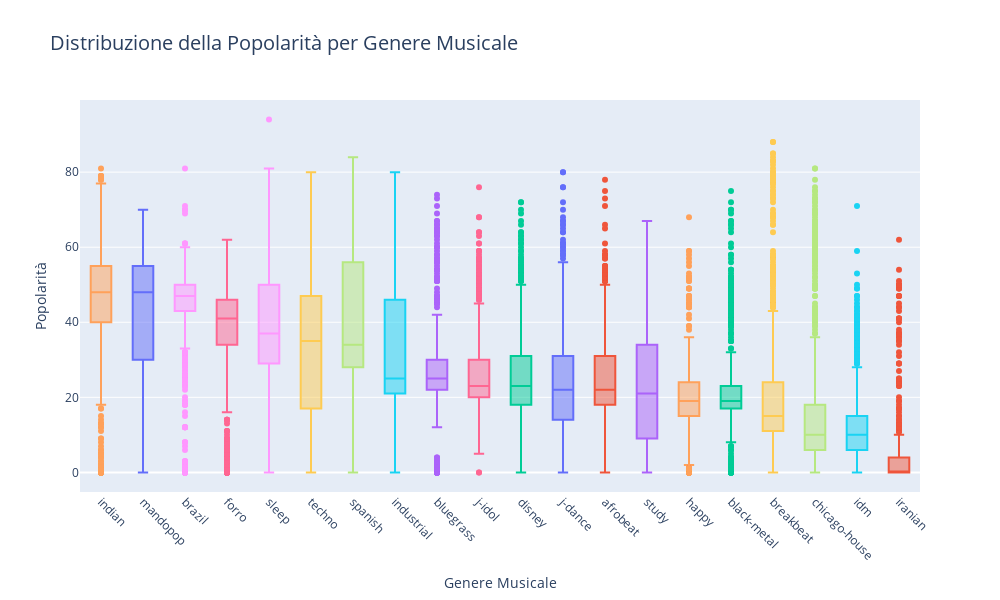

Here is the notebook cell this chart was saved with:
### Code cell
# Calcola la mediana della popolarità per ogni genere
median_popularity_by_genre = df.groupby('genre')['popularity'].median().reset_index()

# Ordina i generi in base alla mediana della popolarità
median_popularity_by_genre = median_popularity_by_genre.sort_values(by='popularity', ascending=False)

# Crea un ordine per i generi basato sulla mediana
ordered_genres = median_popularity_by_genre['genre']

# Imposta l'ordine dei generi nel DataFrame originale
df['genre'] = pd.Categorical(df['genre'], categories=ordered_genres, ordered=True)

# Crea il box plot con Plotly
fig = px.box(df, x='genre', y='popularity', color='genre', title='Distribuzione della Popolarità per Genere Musicale')

# Personalizza il layout per rendere la figura più grande
fig.update_layout(
    width=1000,  # Larghezza della figura
    height=600,  # Altezza della figura
    xaxis_title='Genere Musicale',
    yaxis_title='Popolarità',
    title_font_size=20,
    showlegend=False,
    xaxis=dict(
        categoryorder='array',
        categoryarray=ordered_genres
    )
)

# Ruota le etichette dei generi per una migliore leggibilità
fig.update_xaxes(tickangle=45)

# Mostra il grafico
fig.show()

### Figure 1 — Plotly figure (JSON) as saved in the notebook; plotly's stock layout.template omitted (floating-point values rounded to 4 significant figures; data arrays with more than 128 entries replaced by an {"elided": "..."} marker saying what was removed)
{"data": [{"alignmentgroup": "True", "hovertemplate": "genre=%{x}<br>popularity=%{y}<extra></extra>", "legendgroup": "j-dance", "marker": {"color": "#636efa"}, "name": "j-dance", "notched": false, "offsetgroup": "j-dance", "orientation": "v", "showlegend": true, "type": "box", "x": {"elided": "750 str values"}, "x0": " ", "xaxis": "x", "y": {"elided": "750 int values"}, "y0": " ", "yaxis": "y"}, {"alignmentgroup": "True", "hovertemplate": "genre=%{x}<br>popularity=%{y}<extra></extra>", "legendgroup": "iranian", "marker": {"color": "#EF553B"}, "name": "iranian", "notched": false, "offsetgroup": "iranian", "orientation": "v", "showlegend": true, "type": "box", "x": {"elided": "750 str values"}, "x0": " ", "xaxis": "x", "y": {"elided": "750 int values"}, "y0": " ", "yaxis": "y"}, {"alignmentgroup": "True", "hovertemplate": "genre=%{x}<br>popularity=%{y}<extra></extra>", "legendgroup": "black-metal", "marker": {"color": "#00cc96"}, "name": "black-metal", "notched": false, "offsetgroup": "black-metal", "orientation": "v", "showlegend": true, "type": "box", "x": {"elided": "750 str values"}, "x0": " ", "xaxis": "x", "y": {"elided": "750 int values"}, "y0": " ", "yaxis": "y"}, {"alignmentgroup": "True", "hovertemplate": "genre=%{x}<br>popularity=%{y}<extra></extra>", "legendgroup": "bluegrass", "marker": {"color": "#ab63fa"}, "name": "bluegrass", "notched": false, "offsetgroup": "bluegrass", "orientation": "v", "showlegend": true, "type": "box", "x": {"elided": "750 str values"}, "x0": " ", "xaxis": "x", "y": {"elided": "750 int values"}, "y0": " ", "yaxis": "y"}, {"alignmentgroup": "True", "hovertemplate": "genre=%{x}<br>popularity=%{y}<extra></extra>", "legendgroup": "happy", "marker": {"color": "#FFA15A"}, "name": "happy", "notched": false, "offsetgroup": "happy", "orientation": "v", "showlegend": true, "type": "box", "x": {"elided": "750 str values"}, "x0": " ", "xaxis": "x", "y": {"elided": "750 int values"}, "y0": " ", "yaxis": "y"}, {"alignmentgroup": "True", "hovertemplate": "genre=%{x}<br>popularity=%{y}<extra></extra>", "legendgroup": "industrial", "marker": {"color": "#19d3f3"}, "name": "industrial", "notched": false, "offsetgroup": "industrial", "orientation": "v", "showlegend": true, "type": "box", "x": {"elided": "750 str values"}, "x0": " ", "xaxis": "x", "y": {"elided": "750 int values"}, "y0": " ", "yaxis": "y"}, {"alignmentgroup": "True", "hovertemplate": "genre=%{x}<br>popularity=%{y}<extra></extra>", "legendgroup": "j-idol", "marker": {"color": "#FF6692"}, "name": "j-idol", "notched": false, "offsetgroup": "j-idol", "orientation": "v", "showlegend": true, "type": "box", "x": {"elided": "750 str values"}, "x0": " ", "xaxis": "x", "y": {"elided": "750 int values"}, "y0": " ", "yaxis": "y"}, {"alignmentgroup": "True", "hovertemplate": "genre=%{x}<br>popularity=%{y}<extra></extra>", "legendgroup": "spanish", "marker": {"color": "#B6E880"}, "name": "spanish", "notched": false, "offsetgroup": "spanish", "orientation": "v", "showlegend": true, "type": "box", "x": {"elided": "750 str values"}, "x0": " ", "xaxis": "x", "y": {"elided": "750 int values"}, "y0": " ", "yaxis": "y"}, {"alignmentgroup": "True", "hovertemplate": "genre=%{x}<br>popularity=%{y}<extra></extra>", "legendgroup": "sleep", "marker": {"color": "#FF97FF"}, "name": "sleep", "notched": false, "offsetgroup": "sleep", "orientation": "v", "showlegend": true, "type": "box", "x": {"elided": "750 str values"}, "x0": " ", "xaxis": "x", "y": {"elided": "750 int values"}, "y0": " ", "yaxis": "y"}, {"alignmentgroup": "True", "hovertemplate": "genre=%{x}<br>popularity=%{y}<extra></extra>", "legendgroup": "techno", "marker": {"color": "#FECB52"}, "name": "techno", "notched": false, "offsetgroup": "techno", "orientation": "v", "showlegend": true, "type": "box", "x": {"elided": "750 str values"}, "x0": " ", "xaxis": "x", "y": {"elided": "750 int values"}, "y0": " ", "yaxis": "y"}, {"alignmentgroup": "True", "hovertemplate": "genre=%{x}<br>popularity=%{y}<extra></extra>", "legendgroup": "mandopop", "marker": {"color": "#636efa"}, "name": "mandopop", "notched": false, "offsetgroup": "mandopop", "orientation": "v", "showlegend": true, "type": "box", "x": {"elided": "750 str values"}, "x0": " ", "xaxis": "x", "y": {"elided": "750 int values"}, "y0": " ", "yaxis": "y"}, {"alignmentgroup": "True", "hovertemplate": "genre=%{x}<br>popularity=%{y}<extra></extra>", "legendgroup": "afrobeat", "marker": {"color": "#EF553B"}, "name": "afrobeat", "notched": false, "offsetgroup": "afrobeat", "orientation": "v", "showlegend": true, "type": "box", "x": {"elided": "750 str values"}, "x0": " ", "xaxis": "x", "y": {"elided": "750 int values"}, "y0": " ", "yaxis": "y"}, {"alignmentgroup": "True", "hovertemplate": "genre=%{x}<br>popularity=%{y}<extra></extra>", "legendgroup": "disney", "marker": {"color": "#00cc96"}, "name": "disney", "notched": false, "offsetgroup": "disney", "orientation": "v", "showlegend": true, "type": "box", "x": {"elided": "750 str values"}, "x0": " ", "xaxis": "x", "y": {"elided": "750 int values"}, "y0": " ", "yaxis": "y"}, {"alignmentgroup": "True", "hovertemplate": "genre=%{x}<br>popularity=%{y}<extra></extra>", "legendgroup": "study", "marker": {"color": "#ab63fa"}, "name": "study", "notched": false, "offsetgroup": "study", "orientation": "v", "showlegend": true, "type": "box", "x": {"elided": "750 str values"}, "x0": " ", "xaxis": "x", "y": {"elided": "750 int values"}, "y0": " ", "yaxis": "y"}, {"alignmentgroup": "True", "hovertemplate": "genre=%{x}<br>popularity=%{y}<extra></extra>", "legendgroup": "indian", "marker": {"color": "#FFA15A"}, "name": "indian", "notched": false, "offsetgroup": "indian", "orientation": "v", "showlegend": true, "type": "box", "x": {"elided": "750 str values"}, "x0": " ", "xaxis": "x", "y": {"elided": "750 int values"}, "y0": " ", "yaxis": "y"}, {"alignmentgroup": "True", "hovertemplate": "genre=%{x}<br>popularity=%{y}<extra></extra>", "legendgroup": "idm", "marker": {"color": "#19d3f3"}, "name": "idm", "notched": false, "offsetgroup": "idm", "orientation": "v", "showlegend": true, "type": "box", "x": {"elided": "750 str values"}, "x0": " ", "xaxis": "x", "y": {"elided": "750 int values"}, "y0": " ", "yaxis": "y"}, {"alignmentgroup": "True", "hovertemplate": "genre=%{x}<br>popularity=%{y}<extra></extra>", "legendgroup": "forro", "marker": {"color": "#FF6692"}, "name": "forro", "notched": false, "offsetgroup": "forro", "orientation": "v", "showlegend": true, "type": "box", "x": {"elided": "750 str values"}, "x0": " ", "xaxis": "x", "y": {"elided": "750 int values"}, "y0": " ", "yaxis": "y"}, {"alignmentgroup": "True", "hovertemplate": "genre=%{x}<br>popularity=%{y}<extra></extra>", "legendgroup": "chicago-house", "marker": {"color": "#B6E880"}, "name": "chicago-house", "notched": false, "offsetgroup": "chicago-house", "orientation": "v", "showlegend": true, "type": "box", "x": {"elided": "750 str values"}, "x0": " ", "xaxis": "x", "y": {"elided": "750 int values"}, "y0": " ", "yaxis": "y"}, {"alignmentgroup": "True", "hovertemplate": "genre=%{x}<br>popularity=%{y}<extra></extra>", "legendgroup": "brazil", "marker": {"color": "#FF97FF"}, "name": "brazil", "notched": false, "offsetgroup": "brazil", "orientation": "v", "showlegend": true, "type": "box", "x": {"elided": "750 str values"}, "x0": " ", "xaxis": "x", "y": {"elided": "750 int values"}, "y0": " ", "yaxis": "y"}, {"alignmentgroup": "True", "hovertemplate": "genre=%{x}<br>popularity=%{y}<extra></extra>", "legendgroup": "breakbeat", "marker": {"color": "#FECB52"}, "name": "breakbeat", "notched": false, "offsetgroup": "breakbeat", "orientation": "v", "showlegend": true, "type": "box", "x": {"elided": "750 str values"}, "x0": " ", "xaxis": "x", "y": {"elided": "750 int values"}, "y0": " ", "yaxis": "y"}], "layout": {"boxmode": "overlay", "dragmode": "zoom", "height": 600, "legend": {"title": {"text": "genre"}, "tracegroupgap": 0}, "showlegend": false, "title": {"font": {"size": 20}, "text": "Distribuzione della Popolarità per Genere Musicale"}, "width": 1000, "xaxis": {"anchor": "y", "autorange": false, "categoryarray": ["indian", "mandopop", "brazil", "forro", "sleep", "techno", "spanish", "industrial", "bluegrass", "j-idol", "disney", "j-dance", "afrobeat", "study", "happy", "black-metal", "breakbeat", "chicago-house", "idm", "iranian"], "categoryorder": "array", "domain": [0, 1], "range": [-0.5, 19.5], "showspikes": false, "tickangle": 45, "title": {"text": "Genere Musicale"}, "type": "category"}, "yaxis": {"anchor": "x", "autorange": false, "domain": [0, 1], "range": [-5.222, 99.22], "showspikes": false, "title": {"text": "Popolarità"}, "type": "linear"}}}
